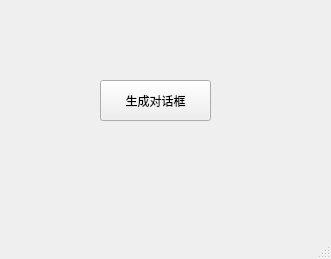
<?xml version="1.0" encoding="UTF-8"?>
<ui version="4.0">
 <class>MainWindow</class>
 <widget class="QMainWindow" name="MainWindow">
  <property name="geometry">
   <rect>
    <x>0</x>
    <y>0</y>
    <width>331</width>
    <height>259</height>
   </rect>
  </property>
  <property name="windowTitle">
   <string>MainWindow</string>
  </property>
  <widget class="QWidget" name="centralwidget">
   <widget class="QPushButton" name="pushButton">
    <property name="geometry">
     <rect>
      <x>100</x>
      <y>80</y>
      <width>111</width>
      <height>41</height>
     </rect>
    </property>
    <property name="text">
     <string>生成对话框</string>
    </property>
   </widget>
  </widget>
  <widget class="QMenuBar" name="menubar">
   <property name="geometry">
    <rect>
     <x>0</x>
     <y>0</y>
     <width>331</width>
     <height>19</height>
    </rect>
   </property>
  </widget>
  <widget class="QStatusBar" name="statusbar"/>
 </widget>
 <resources/>
 <connections/>
</ui>
